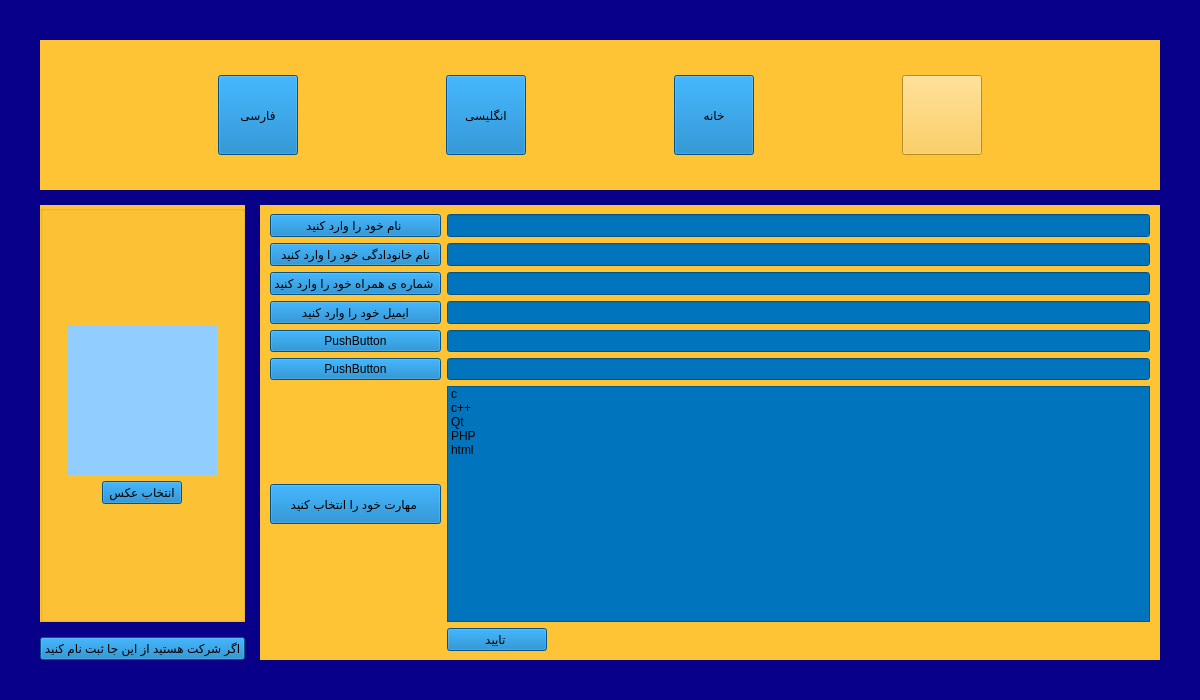
<?xml version="1.0" encoding="UTF-8"?>
<ui version="4.0">
 <class>full_information</class>
 <widget class="QWidget" name="full_information">
  <property name="geometry">
   <rect>
    <x>0</x>
    <y>0</y>
    <width>1200</width>
    <height>700</height>
   </rect>
  </property>
  <property name="windowTitle">
   <string>Form</string>
  </property>
  <property name="styleSheet">
   <string notr="true">background-color: rgb(9, 0, 137);</string>
  </property>
  <layout class="QGridLayout" name="gridLayout_4">
   <property name="leftMargin">
    <number>40</number>
   </property>
   <property name="topMargin">
    <number>40</number>
   </property>
   <property name="rightMargin">
    <number>40</number>
   </property>
   <property name="bottomMargin">
    <number>40</number>
   </property>
   <property name="spacing">
    <number>15</number>
   </property>
   <item row="0" column="0" colspan="2">
    <widget class="QFrame" name="horizontalFrame_4">
     <property name="maximumSize">
      <size>
       <width>16777215</width>
       <height>150</height>
      </size>
     </property>
     <property name="styleSheet">
      <string notr="true">background-color: rgb(255, 196, 54);</string>
     </property>
     <layout class="QHBoxLayout" name="horizontalLayout_4">
      <property name="spacing">
       <number>20</number>
      </property>
      <property name="leftMargin">
       <number>50</number>
      </property>
      <property name="topMargin">
       <number>5</number>
      </property>
      <property name="rightMargin">
       <number>50</number>
      </property>
      <property name="bottomMargin">
       <number>5</number>
      </property>
      <item>
       <widget class="QPushButton" name="pushButton_persian">
        <property name="maximumSize">
         <size>
          <width>80</width>
          <height>80</height>
         </size>
        </property>
        <property name="styleSheet">
         <string notr="true">background-color: rgb(1, 116, 190);</string>
        </property>
        <property name="text">
         <string>فارسی</string>
        </property>
       </widget>
      </item>
      <item>
       <widget class="QPushButton" name="pushButton_english">
        <property name="maximumSize">
         <size>
          <width>80</width>
          <height>80</height>
         </size>
        </property>
        <property name="styleSheet">
         <string notr="true">background-color: rgb(1, 116, 190);</string>
        </property>
        <property name="text">
         <string>انگلیسی</string>
        </property>
       </widget>
      </item>
      <item>
       <widget class="QPushButton" name="pushButton_home">
        <property name="maximumSize">
         <size>
          <width>80</width>
          <height>80</height>
         </size>
        </property>
        <property name="styleSheet">
         <string notr="true">background-color: rgb(1, 116, 190);</string>
        </property>
        <property name="text">
         <string>خانه</string>
        </property>
       </widget>
      </item>
      <item>
       <widget class="QPushButton" name="pushButton_dark_sun">
        <property name="maximumSize">
         <size>
          <width>80</width>
          <height>80</height>
         </size>
        </property>
        <property name="styleSheet">
         <string notr="true">border-image: url(:/new/prefix1/image/sun-dark.png);</string>
        </property>
        <property name="text">
         <string/>
        </property>
       </widget>
      </item>
     </layout>
    </widget>
   </item>
   <item row="1" column="1" rowspan="3">
    <widget class="QWidget" name="horizontalWidget_3" native="true">
     <property name="styleSheet">
      <string notr="true">background-color: rgb(255, 196, 54);
</string>
     </property>
     <layout class="QGridLayout" name="gridLayout_5">
      <property name="leftMargin">
       <number>10</number>
      </property>
      <property name="rightMargin">
       <number>10</number>
      </property>
      <item row="6" column="1">
       <widget class="QListWidget" name="listWidget_skills">
        <property name="maximumSize">
         <size>
          <width>16777215</width>
          <height>16777215</height>
         </size>
        </property>
        <property name="styleSheet">
         <string notr="true">background-color: rgb(1, 116, 190);</string>
        </property>
        <item>
         <property name="text">
          <string>c</string>
         </property>
        </item>
        <item>
         <property name="text">
          <string>c++</string>
         </property>
        </item>
        <item>
         <property name="text">
          <string>Qt</string>
         </property>
        </item>
        <item>
         <property name="text">
          <string>PHP</string>
         </property>
        </item>
        <item>
         <property name="text">
          <string>html</string>
         </property>
        </item>
       </widget>
      </item>
      <item row="4" column="1">
       <widget class="QLineEdit" name="lineEdit_password">
        <property name="styleSheet">
         <string notr="true">background-color: rgb(1, 116, 190);</string>
        </property>
       </widget>
      </item>
      <item row="3" column="1">
       <widget class="QLineEdit" name="emailLineEdit">
        <property name="maximumSize">
         <size>
          <width>999999</width>
          <height>50</height>
         </size>
        </property>
        <property name="styleSheet">
         <string notr="true">background-color: rgb(1, 116, 190);</string>
        </property>
       </widget>
      </item>
      <item row="1" column="1">
       <widget class="QLineEdit" name="lineEdit_last_name">
        <property name="maximumSize">
         <size>
          <width>16777215</width>
          <height>50</height>
         </size>
        </property>
        <property name="styleSheet">
         <string notr="true">background-color: rgb(1, 116, 190);</string>
        </property>
       </widget>
      </item>
      <item row="3" column="0">
       <widget class="QPushButton" name="pushButton_emailLineEdit">
        <property name="maximumSize">
         <size>
          <width>200</width>
          <height>50</height>
         </size>
        </property>
        <property name="styleSheet">
         <string notr="true">background-color: rgb(1, 116, 190);</string>
        </property>
        <property name="text">
         <string>ایمیل خود را وارد کنید</string>
        </property>
       </widget>
      </item>
      <item row="2" column="0">
       <widget class="QPushButton" name="pushButton_phoneLineEdit">
        <property name="maximumSize">
         <size>
          <width>200</width>
          <height>50</height>
         </size>
        </property>
        <property name="styleSheet">
         <string notr="true">background-color: rgb(1, 116, 190);</string>
        </property>
        <property name="text">
         <string>شماره ی همراه خود را وارد کنید </string>
        </property>
       </widget>
      </item>
      <item row="0" column="0">
       <widget class="QPushButton" name="pushButton_name">
        <property name="maximumSize">
         <size>
          <width>200</width>
          <height>40</height>
         </size>
        </property>
        <property name="styleSheet">
         <string notr="true">background-color: rgb(1, 116, 190);</string>
        </property>
        <property name="text">
         <string>نام خود را وارد کنید </string>
        </property>
       </widget>
      </item>
      <item row="6" column="0">
       <widget class="QPushButton" name="pushButton_skill">
        <property name="maximumSize">
         <size>
          <width>9999999</width>
          <height>40</height>
         </size>
        </property>
        <property name="styleSheet">
         <string notr="true">background-color: rgb(1, 116, 190);</string>
        </property>
        <property name="text">
         <string>مهارت خود را انتخاب کنید </string>
        </property>
       </widget>
      </item>
      <item row="1" column="0">
       <widget class="QPushButton" name="pushButton_last_name">
        <property name="maximumSize">
         <size>
          <width>200</width>
          <height>50</height>
         </size>
        </property>
        <property name="styleSheet">
         <string notr="true">background-color: rgb(1, 116, 190);</string>
        </property>
        <property name="text">
         <string>نام خانودادگی خود را وارد کنید</string>
        </property>
       </widget>
      </item>
      <item row="4" column="0">
       <widget class="QPushButton" name="pushButton_password">
        <property name="styleSheet">
         <string notr="true">background-color: rgb(1, 116, 190);</string>
        </property>
        <property name="text">
         <string>PushButton</string>
        </property>
       </widget>
      </item>
      <item row="5" column="0">
       <widget class="QPushButton" name="pushButton_id">
        <property name="styleSheet">
         <string notr="true">background-color: rgb(1, 116, 190);</string>
        </property>
        <property name="text">
         <string>PushButton</string>
        </property>
       </widget>
      </item>
      <item row="5" column="1">
       <widget class="QLineEdit" name="lineEdit_id">
        <property name="styleSheet">
         <string notr="true">background-color: rgb(1, 116, 190);</string>
        </property>
       </widget>
      </item>
      <item row="0" column="1">
       <widget class="QLineEdit" name="lineEdit_name">
        <property name="maximumSize">
         <size>
          <width>16777215</width>
          <height>40</height>
         </size>
        </property>
        <property name="styleSheet">
         <string notr="true">background-color: rgb(1, 116, 190);</string>
        </property>
       </widget>
      </item>
      <item row="2" column="1">
       <widget class="QLineEdit" name="phoneLineEdit">
        <property name="maximumSize">
         <size>
          <width>99999</width>
          <height>50</height>
         </size>
        </property>
        <property name="styleSheet">
         <string notr="true">background-color: rgb(1, 116, 190);</string>
        </property>
       </widget>
      </item>
      <item row="7" column="1">
       <widget class="QPushButton" name="pushButton_ok">
        <property name="maximumSize">
         <size>
          <width>100</width>
          <height>16777215</height>
         </size>
        </property>
        <property name="styleSheet">
         <string notr="true">background-color: rgb(1, 116, 190);</string>
        </property>
        <property name="text">
         <string>تایید </string>
        </property>
       </widget>
      </item>
     </layout>
    </widget>
   </item>
   <item row="3" column="0">
    <layout class="QVBoxLayout" name="verticalLayout_3">
     <item>
      <widget class="QPushButton" name="pushButton_sing_company">
       <property name="styleSheet">
        <string notr="true">background-color: rgb(1, 116, 190);</string>
       </property>
       <property name="text">
        <string>اگر شرکت هستید از این جا ثبت نام کنید</string>
       </property>
      </widget>
     </item>
    </layout>
   </item>
   <item row="1" column="0" rowspan="2">
    <widget class="QGroupBox" name="groupBox_2">
     <property name="styleSheet">
      <string notr="true">background-color: rgb(255, 196, 54);</string>
     </property>
     <property name="title">
      <string/>
     </property>
     <layout class="QGridLayout" name="gridLayout_8">
      <item row="0" column="0">
       <layout class="QVBoxLayout" name="verticalLayout_2">
        <item alignment="Qt::AlignHCenter">
         <widget class="QLabel" name="label_photo">
          <property name="minimumSize">
           <size>
            <width>150</width>
            <height>150</height>
           </size>
          </property>
          <property name="maximumSize">
           <size>
            <width>150</width>
            <height>150</height>
           </size>
          </property>
          <property name="styleSheet">
           <string notr="true">background-color: rgb(145, 206, 255);</string>
          </property>
          <property name="text">
           <string/>
          </property>
         </widget>
        </item>
        <item alignment="Qt::AlignHCenter">
         <widget class="QPushButton" name="pushButton_select_photo">
          <property name="maximumSize">
           <size>
            <width>150</width>
            <height>16777215</height>
           </size>
          </property>
          <property name="styleSheet">
           <string notr="true">background-color: rgb(1, 116, 190);</string>
          </property>
          <property name="text">
           <string>انتخاب عکس</string>
          </property>
         </widget>
        </item>
       </layout>
      </item>
     </layout>
    </widget>
   </item>
  </layout>
 </widget>
 <resources/>
 <connections/>
</ui>
